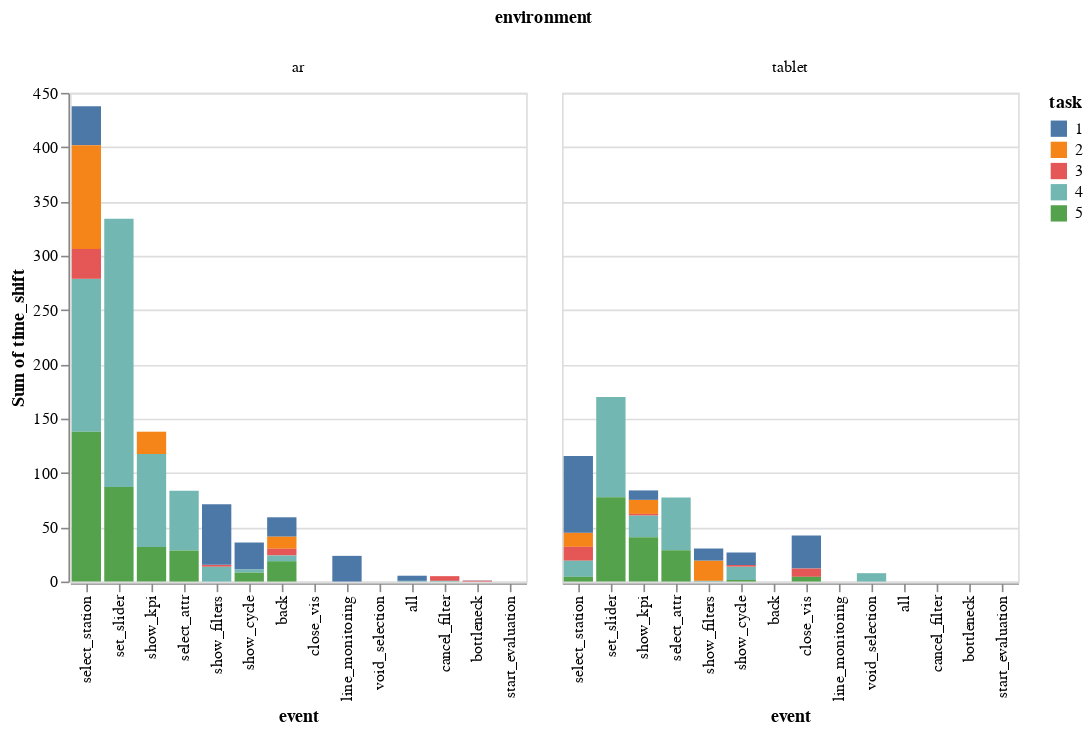

The cell this chart's notebook holds for it:
### Code cell
(alt.Chart(events).mark_bar().encode(
    y="sum(time_shift)",
    x=alt.Y("event",sort="-y"),
    color="task:N",
    tooltip="sum(time)"
).facet(column="environment"))

### Figure 1 — Vega-Lite specification as saved in the notebook (floating-point values rounded to 4 significant figures; data arrays with more than 128 entries replaced by an {"elided": "..."} marker saying what was removed)
{"config": {"view": {"continuousWidth": 400, "continuousHeight": 300}}, "data": {"name": "data-e222d2cdc5945b78b15be2893e6821cb"}, "facet": {"column": {"field": "environment", "type": "nominal"}}, "spec": {"mark": "bar", "encoding": {"color": {"field": "task", "type": "nominal"}, "tooltip": {"aggregate": "sum", "field": "time", "type": "quantitative"}, "x": {"field": "event", "sort": "-y", "type": "nominal"}, "y": {"aggregate": "sum", "field": "time_shift", "type": "quantitative"}}}, "$schema": "https://vega.github.io/schema/vega-lite/v4.17.0.json", "datasets": {"data-e222d2cdc5945b78b15be2893e6821cb": {"elided": "365 records"}}}
